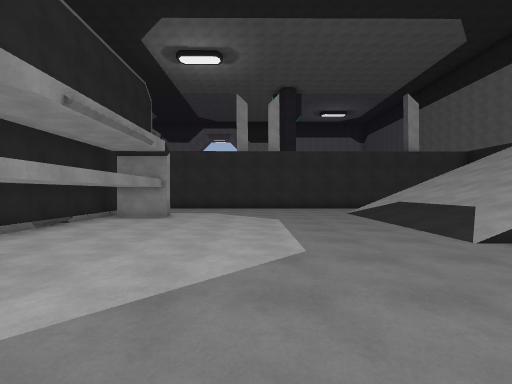
view 1 (above)

18 first-person views from a walk through a 3-D level made in the Unity game engine. The camera is 1.4 m above the floor, looks level and sees 90° across. The floor is counted in squares, 2 m on a side. Each view is taken from the middle of a square. On the plan, view 1 faces up. The plan holds only what a view shows up to about 9 squares ahead; the rest is blank. The place goes on beyond the plan. The player is left out. Some animated figures are not drawn.

view 2
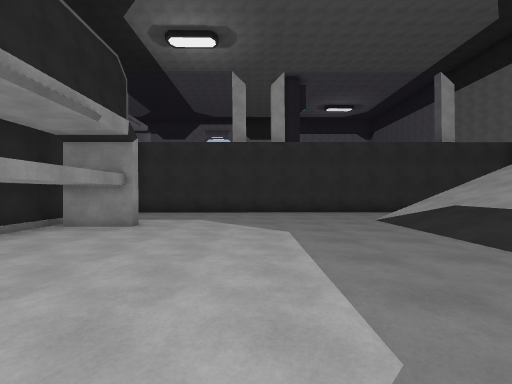

view 3
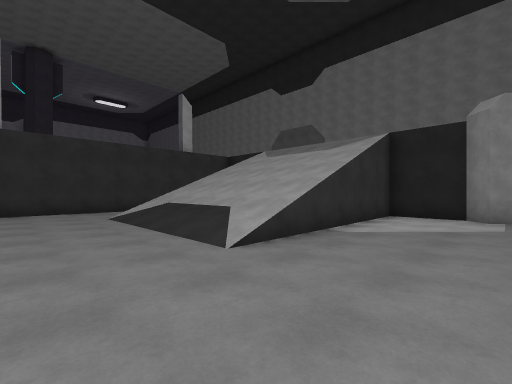

view 4
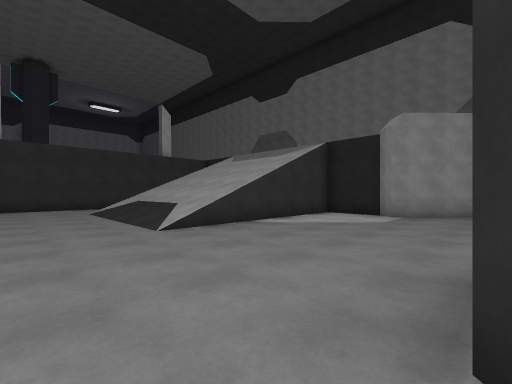

view 5
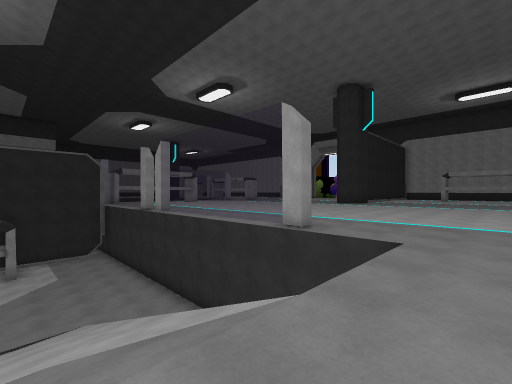

view 6
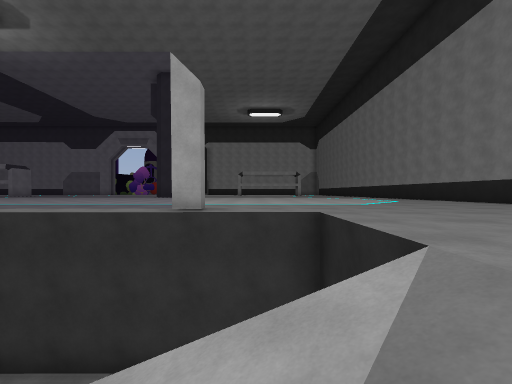

view 7
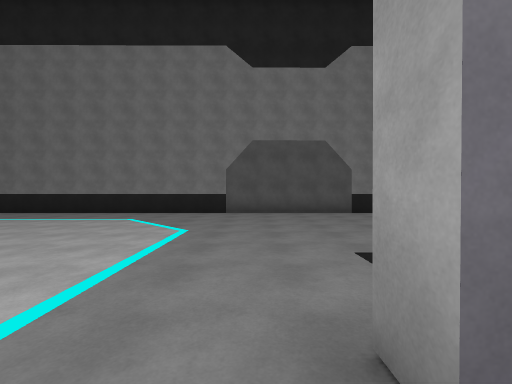

view 8
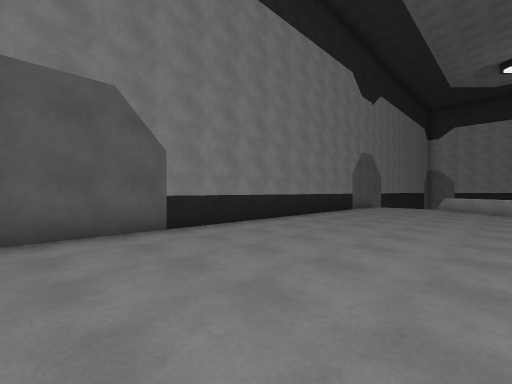

view 9
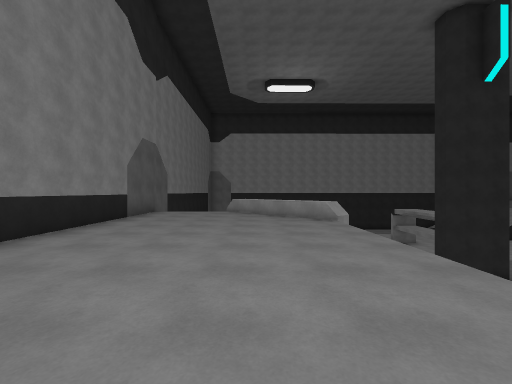

view 10
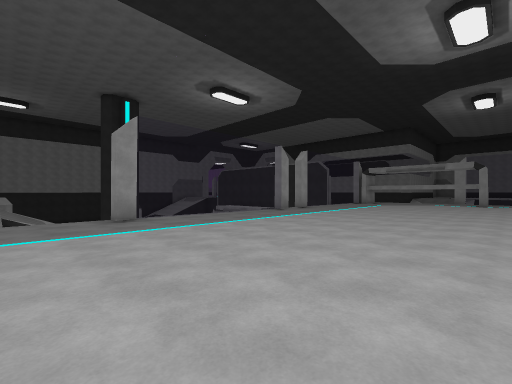

view 11
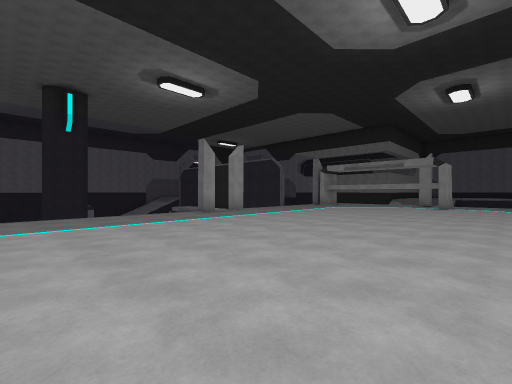

view 12
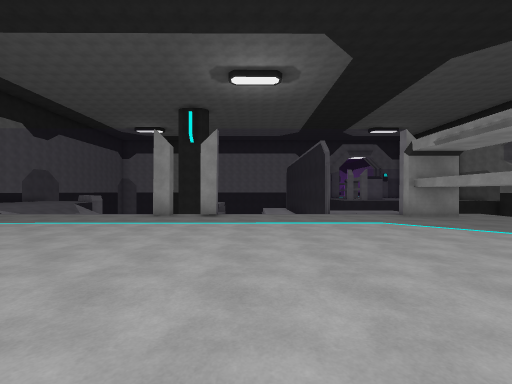

view 13
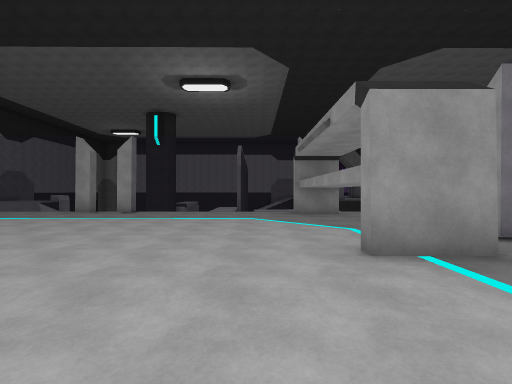

view 14
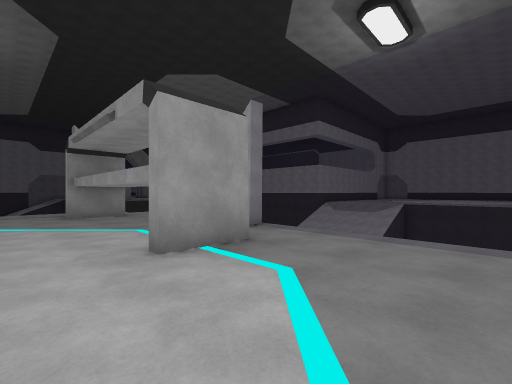

view 15
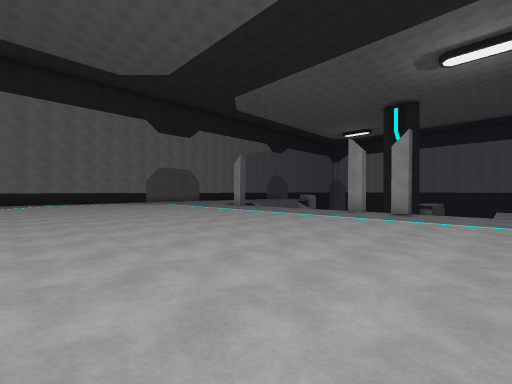

view 16
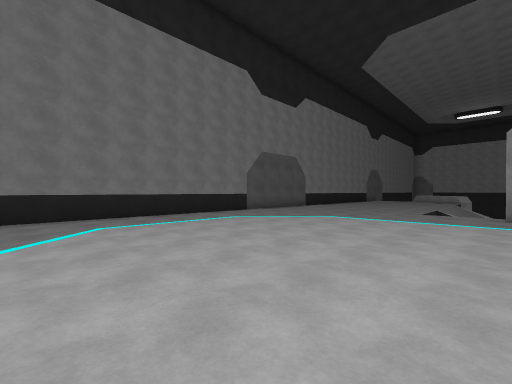

view 17
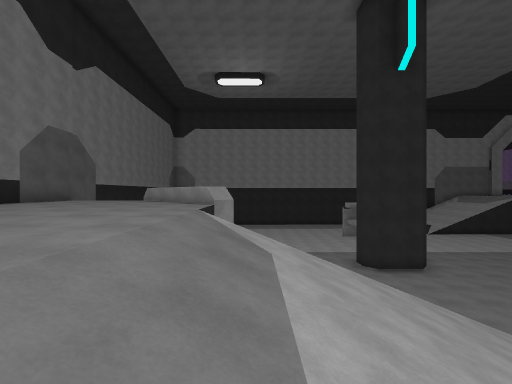

view 18
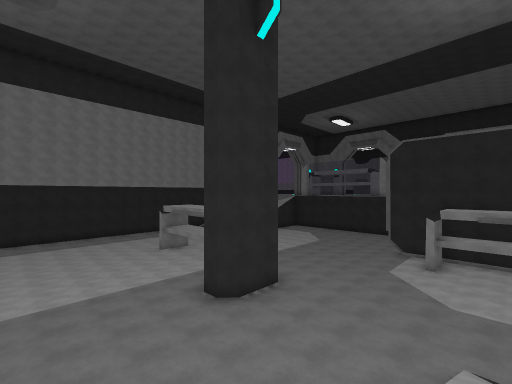

### Floor plan
Key: @ floor where view 1 was taken; # wall or solid block; . main floor; - floor 4.75 m lower than the main floor; / step, stairs or slope; = window, fence, low wall or low ledge; ^ raised ledge; T thing the floor can be seen under or through.
Columns run from 9 left of view 1 to 15 right of it. Each row starts with its distance up from view 1.
 20  .... ..................#
 19 =.......................#
 18 =.......................#
 17 =.#.....................#
 16 # #.....................#
 15    .....................#
 14   T.....................#
 13  .T.....................#
 12 /.T.....................#
 11 // = ====/#=====#//.....#
 10       --------    /.....#
  9       -------     /.....#
  8      #------///////.....#
  7      ##-----///////.....#
  6      ##-----///////.....#
  5      ##-----///////.....#
  4      ##-----///////.....#
  3       #-----------#.....#
  2       #-----------#.....#
  1        -----------#^....#
  0         -@---------#^...#
 -1         ---###----  #=//#
 -2              #----
 -3             ------
 -4             ------
 -5              -----
 -6               ----
 -7                ---
 -8                 --

Positions as (right, up) in squares from view 1, and headings:
1: (0, 0), facing up
2: (0, 2), facing up
3: (1, 1), facing up-right
4: (1, -1), facing up-right
5: (10, 7), facing up-left
6: (8, 7), facing up
7: (6, 12), facing right
8: (10, 11), facing down-right
9: (11, 8), facing down
10: (9, 18), facing down-left
11: (6, 19), facing down-left
12: (-2, 19), facing down
13: (-5, 20), facing down
14: (-5, 20), facing down-left
15: (-3, 20), facing down-right
16: (7, 20), facing down-right
17: (8, 8), facing down
18: (8, 4), facing down-left
